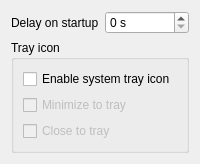
      <widget class="QWidget" name="pageMonitoring">
       <layout class="QFormLayout" name="formLayout_12">
        <item row="0" column="0">
         <widget class="QLabel" name="labelMonitoringStartupDelay">
          <property name="text">
           <string>Delay on startup</string>
          </property>
         </widget>
        </item>
        <item row="0" column="1">
         <widget class="QSpinBox" name="spinMonitoringStartupDelay">
          <property name="suffix">
           <string> s</string>
          </property>
          <property name="maximum">
           <number>3600</number>
          </property>
         </widget>
        </item>
        <item row="1" column="0" colspan="2">
         <widget class="QGroupBox" name="groupBox">
          <property name="title">
           <string>Tray icon</string>
          </property>
          <layout class="QFormLayout" name="formLayout_21">
           <item row="1" column="0" colspan="2">
            <widget class="QCheckBox" name="checkMonitoringMinimizeToTray">
             <property name="enabled">
              <bool>false</bool>
             </property>
             <property name="text">
              <string>Minimize to tray</string>
             </property>
            </widget>
           </item>
           <item row="2" column="0" colspan="2">
            <widget class="QCheckBox" name="checkMonitoringCloseToTray">
             <property name="enabled">
              <bool>false</bool>
             </property>
             <property name="text">
              <string>Close to tray</string>
             </property>
            </widget>
           </item>
           <item row="0" column="0" colspan="2">
            <widget class="QCheckBox" name="checkMonitoringEnableTray">
             <property name="text">
              <string>Enable system tray icon</string>
             </property>
            </widget>
           </item>
          </layout>
         </widget>
        </item>
       </layout>
      </widget>
